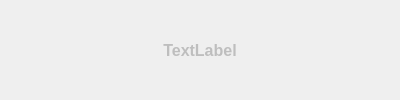
<?xml version="1.0" encoding="UTF-8"?>
<ui version="4.0">
 <class>TipWidget</class>
 <widget class="QWidget" name="TipWidget">
  <property name="windowModality">
   <enum>Qt::WindowModal</enum>
  </property>
  <property name="enabled">
   <bool>false</bool>
  </property>
  <property name="geometry">
   <rect>
    <x>0</x>
    <y>0</y>
    <width>400</width>
    <height>100</height>
   </rect>
  </property>
  <property name="sizePolicy">
   <sizepolicy hsizetype="Preferred" vsizetype="Preferred">
    <horstretch>0</horstretch>
    <verstretch>0</verstretch>
   </sizepolicy>
  </property>
  <property name="minimumSize">
   <size>
    <width>400</width>
    <height>80</height>
   </size>
  </property>
  <property name="maximumSize">
   <size>
    <width>400</width>
    <height>100</height>
   </size>
  </property>
  <property name="windowTitle">
   <string>提示</string>
  </property>
  <property name="windowIcon">
   <iconset>
    <normaloff>TWTools.ico</normaloff>TWTools.ico</iconset>
  </property>
  <property name="autoFillBackground">
   <bool>true</bool>
  </property>
  <layout class="QGridLayout" name="gridLayout">
   <item row="0" column="0">
    <widget class="QLabel" name="label">
     <property name="font">
      <font>
       <pointsize>12</pointsize>
       <weight>75</weight>
       <bold>true</bold>
      </font>
     </property>
     <property name="text">
      <string>TextLabel</string>
     </property>
     <property name="alignment">
      <set>Qt::AlignCenter</set>
     </property>
     <property name="wordWrap">
      <bool>true</bool>
     </property>
    </widget>
   </item>
  </layout>
 </widget>
 <resources/>
 <connections/>
</ui>
